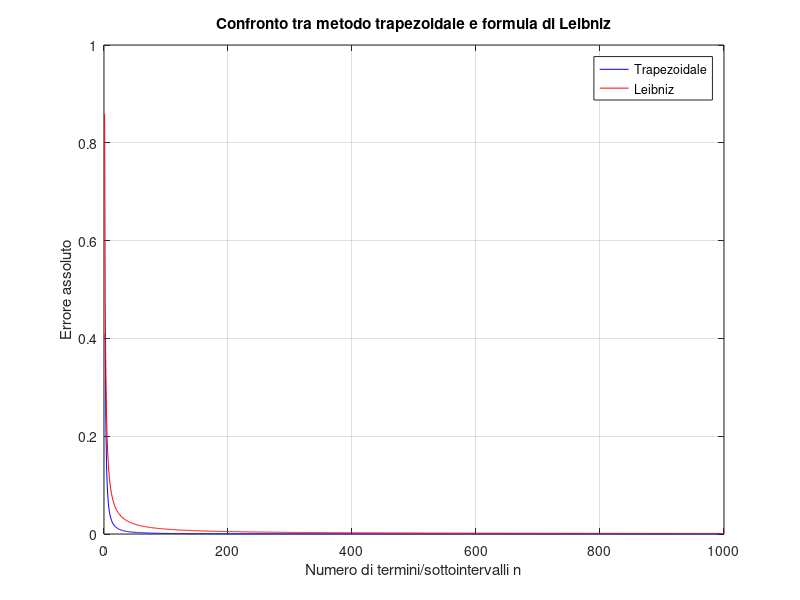

Reproduce this figure in MATLAB.
clear
clc
format long

n = 1000;
x = linspace(0, 1, n+1); 
f = sqrt(1 - x.^2); 

integrale = trapz(x, f);

pi_approx = 4 * integrale;

disp('Approssimazione di pi:');
disp(pi_approx);

pi_exact = pi;
disp('Approssimazione di pi:');
disp(pi_exact);

n_values = 2:1000;
errors_trapz = zeros(size(n_values));

for i = 1:length(n_values)
    x = linspace(0, 1, n_values(i)+1);
    f = sqrt(1 - x.^2);
    integral_approx = trapz(x, f);
    pi_approx = 4 * integral_approx;
    errors_trapz(i) = abs(pi_exact - pi_approx);
end

figure;
plot(n_values, errors_trapz);
xlabel('Numero di sottointervalli n');
ylabel('Errore assoluto');
title('Errore nel calcolo di pi con il metodo trapezoidale');
grid on;

max_n = 1000;

errors_leibniz = zeros(max_n, 1);

pi_leibniz = 0;
for n = 0:max_n-1
    pi_leibniz = pi_leibniz + ((-1)^n) / (2*n + 1);
    pi_approx = 4 * pi_leibniz;
    errors_leibniz(n+1) = abs(pi_exact - pi_approx);
end

min_length = min(length(n_values), max_n); 
plot(n_values(1:min_length), errors_trapz(1:min_length), 'b', 'DisplayName', 'Trapezoidale');
hold on;
plot(1:min_length, errors_leibniz(1:min_length), 'r', 'DisplayName', 'Leibniz');

xlabel('Numero di termini/sottointervalli n');
ylabel('Errore assoluto');
title('Confronto tra metodo trapezoidale e formula di Leibniz');
legend;
grid on;